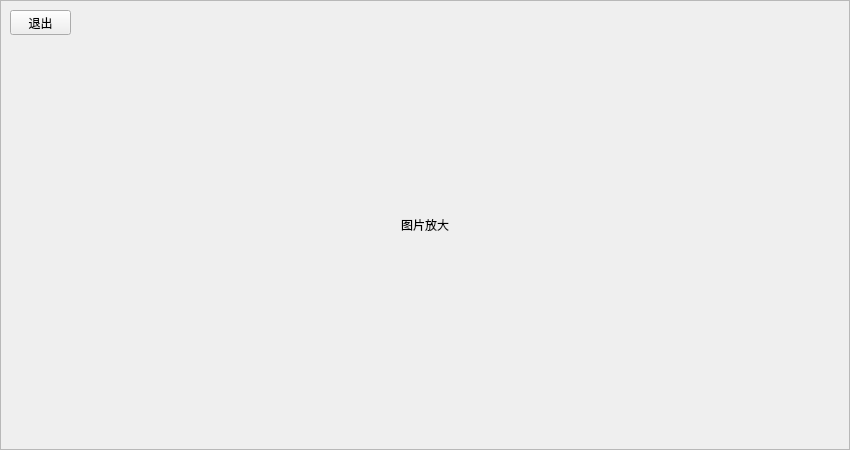
<?xml version="1.0" encoding="UTF-8"?>
<ui version="4.0">
 <class>BigPicWidget</class>
 <widget class="QWidget" name="BigPicWidget">
  <property name="geometry">
   <rect>
    <x>0</x>
    <y>0</y>
    <width>850</width>
    <height>450</height>
   </rect>
  </property>
  <property name="windowTitle">
   <string>Form</string>
  </property>
  <widget class="QFrame" name="bottomLayerFrame">
   <property name="geometry">
    <rect>
     <x>0</x>
     <y>0</y>
     <width>850</width>
     <height>450</height>
    </rect>
   </property>
   <property name="frameShape">
    <enum>QFrame::StyledPanel</enum>
   </property>
   <property name="frameShadow">
    <enum>QFrame::Raised</enum>
   </property>
   <widget class="QLabel" name="BigPicLabel">
    <property name="geometry">
     <rect>
      <x>0</x>
      <y>0</y>
      <width>850</width>
      <height>450</height>
     </rect>
    </property>
    <property name="text">
     <string>图片放大</string>
    </property>
    <property name="alignment">
     <set>Qt::AlignCenter</set>
    </property>
   </widget>
   <widget class="QPushButton" name="exitBtn">
    <property name="geometry">
     <rect>
      <x>10</x>
      <y>10</y>
      <width>61</width>
      <height>25</height>
     </rect>
    </property>
    <property name="text">
     <string>退出</string>
    </property>
   </widget>
  </widget>
 </widget>
 <resources/>
 <connections/>
</ui>
